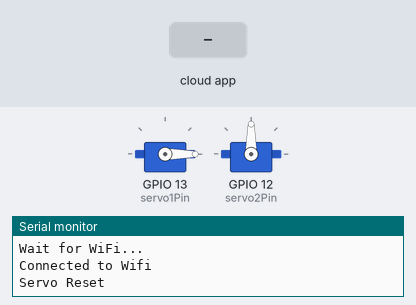
Bench run of a sketch on a simulated ESP32. Parts: 2 × servo, the last lines printed to the serial monitor. The inputs (shaded band) are chosen by the test bench. WiFi joins after 1.5 s; servers stay silent unless stated; the Firebase database answers and starts empty.

Above: at 2.7 s.
2.8 s: the phone or cloud app sets servo to 1
At 4.4 s:
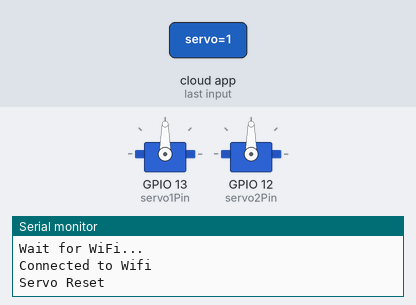
6.8 s: the phone or cloud app sets servo to 0
At 7.9 s:
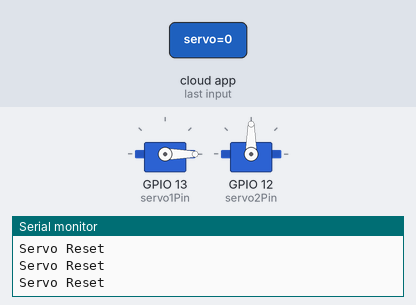
Timing chart, 0 to 9.8 s (numbered marks = the images above; inputs shaded):
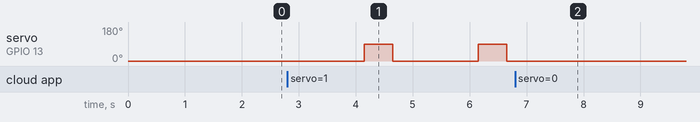

Measured:
- after the input at 2.8 s, servo on GPIO 13 (servo1Pin): alternates 90° for 0.50 s and 0° for 1.5 s, starting after 1.4 s
- after the input at 6.8 s, servo on GPIO 13 (servo1Pin): stops changing and stays 0°

The sketch:

esp32.ino
```cpp
#include <ESP32Servo.h>

//Header files for connecting to Firebase
#include <Firebase_ESP_Client.h>
#include "addons/TokenHelper.h"
#include "addons/RTDBHelper.h"

// Objects required for Firebase connection and authentication
FirebaseData fbdo;
FirebaseAuth auth;
FirebaseConfig config;

// Variables for storing Firebase credentials
#define API_KEY "AIzaSyD1W4mZTisXYJrmmeupRw73CNfbwAnRWG0"
#define DATABASE_URL "https://pro-medic-3db93-default-rtdb.europe-west1.firebasedatabase.app"
#define USER_EMAIL "promedic@gmail.com"
#define USER_PASSWORD "promedic123"
unsigned long sendDataPrevMillis = 0;

// Wifi credentials
const char* ssid = "Cannot connect to this network";
const char* password = "qwerty123";

static const int servo1Pin = 13;
static const int servo2Pin = 12;
Servo servo1;
Servo servo2;
int servoNumber = 0;

void setup() {

  Serial.begin(115200);
  Serial.println("Wait for WiFi... ");
  // Connecting to wifi and setting events
  WiFi.mode(WIFI_STA);
  WiFi.begin(ssid, password);
  Serial.println("\n");
  vTaskDelay(1000);
  //Waiting for wifi connection
  while (WiFi.status() != WL_CONNECTED)
    delay(500);
  Serial.println("Connected to Wifi");

  // Establishing connection with firebase
  config.api_key = API_KEY;
  auth.user.email = USER_EMAIL;
  auth.user.password = USER_PASSWORD;
  config.database_url = DATABASE_URL;
  Firebase.reconnectWiFi(true);
  fbdo.setResponseSize(4096);
  config.token_status_callback = tokenStatusCallback;
  config.max_token_generation_retry = 5;
  Firebase.begin(&config, &auth);

  servo1.attach(servo1Pin);
  servo2.attach(servo2Pin);

  servo1.write(0);
  servo2.write(90);
}

void loop() {
  if (Firebase.ready() && (millis() - sendDataPrevMillis > 2000 || sendDataPrevMillis == 0)) {
    sendDataPrevMillis = millis();
    if (Firebase.RTDB.getInt(&fbdo, "/servo")) {
      if (fbdo.dataType() == "int") {
        servoNumber = fbdo.intData();
      }
    } else {
      Serial.println(fbdo.errorReason());
    }
    if (servoNumber == 1) {
      servo1.write(0);
      delay(500);
      servo1.write(90);
      delay(500);
      servo1.write(0);
      delay(500);
    } else if (servoNumber == 2) {
      servo2.write(90);
      delay(500);
      servo2.write(0);
      delay(500);
      servo2.write(90);
      delay(500);
    }
    resetServo();
  }
}

void resetServo() {
  if (Firebase.ready()) {
    if (Firebase.RTDB.setInt(&fbdo, "servo", 0)) {
      Serial.println("Servo Reset");
      servo1.write(0);
      servo2.write(90);
      servoNumber = 0;
    } else {
      Serial.println("FAILED");
      Serial.println("REASON: " + fbdo.errorReason());
    }
  }
}
```
